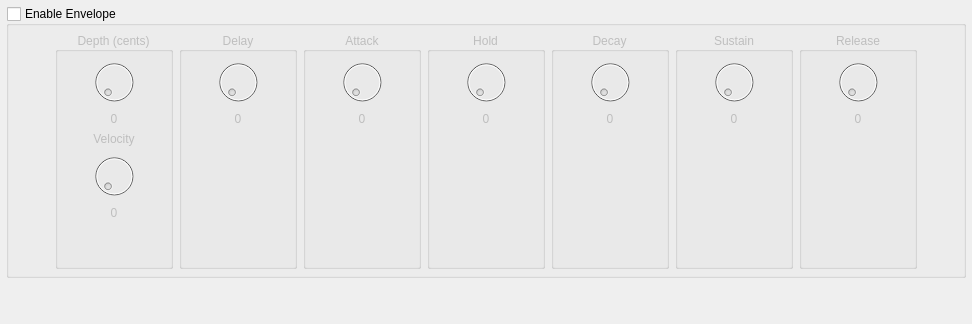
       <widget class="QWidget" name="tabPitchEnv">
        <attribute name="title">
         <string>Pitch Env</string>
        </attribute>
        <layout class="QVBoxLayout" name="layPitchEnv">
         <property name="sizeConstraint">
          <enum>QLayout::SetNoConstraint</enum>
         </property>
         <property name="leftMargin">
          <number>6</number>
         </property>
         <property name="topMargin">
          <number>6</number>
         </property>
         <property name="rightMargin">
          <number>6</number>
         </property>
         <property name="bottomMargin">
          <number>6</number>
         </property>
         <item>
          <widget class="QGroupBox" name="gbxPitchEnv">
           <property name="title">
            <string>Enable Envelope</string>
           </property>
           <property name="checkable">
            <bool>true</bool>
           </property>
           <property name="checked">
            <bool>false</bool>
           </property>
           <layout class="QGridLayout" name="layGbxPitchEnv">
            <property name="sizeConstraint">
             <enum>QLayout::SetNoConstraint</enum>
            </property>
            <property name="leftMargin">
             <number>6</number>
            </property>
            <property name="topMargin">
             <number>6</number>
            </property>
            <property name="rightMargin">
             <number>6</number>
            </property>
            <property name="bottomMargin">
             <number>6</number>
            </property>
            <item row="0" column="2">
             <widget class="QGroupBox" name="gbxPitchEnvDelay">
              <property name="title">
               <string>Delay</string>
              </property>
              <property name="alignment">
               <set>Qt::AlignCenter</set>
              </property>
              <layout class="QVBoxLayout" name="layPitchEnvDelay" stretch="0,0,1">
               <property name="sizeConstraint">
                <enum>QLayout::SetNoConstraint</enum>
               </property>
               <property name="leftMargin">
                <number>6</number>
               </property>
               <property name="topMargin">
                <number>6</number>
               </property>
               <property name="rightMargin">
                <number>6</number>
               </property>
               <property name="bottomMargin">
                <number>6</number>
               </property>
               <item>
                <widget class="QDial" name="knbPitchEnvDelay">
                 <property name="sizePolicy">
                  <sizepolicy hsizetype="Preferred" vsizetype="Fixed">
                   <horstretch>0</horstretch>
                   <verstretch>0</verstretch>
                  </sizepolicy>
                 </property>
                 <property name="minimumSize">
                  <size>
                   <width>0</width>
                   <height>48</height>
                  </size>
                 </property>
                 <property name="maximumSize">
                  <size>
                   <width>16777215</width>
                   <height>48</height>
                  </size>
                 </property>
                </widget>
               </item>
               <item>
                <widget class="QLabel" name="lblPitchEnvDelayVal">
                 <property name="sizePolicy">
                  <sizepolicy hsizetype="Preferred" vsizetype="Fixed">
                   <horstretch>0</horstretch>
                   <verstretch>0</verstretch>
                  </sizepolicy>
                 </property>
                 <property name="text">
                  <string>0</string>
                 </property>
                 <property name="alignment">
                  <set>Qt::AlignCenter</set>
                 </property>
                </widget>
               </item>
               <item>
                <spacer name="vspPitchEnvDelay">
                 <property name="orientation">
                  <enum>Qt::Vertical</enum>
                 </property>
                 <property name="sizeHint" stdset="0">
                  <size>
                   <width>20</width>
                   <height>40</height>
                  </size>
                 </property>
                </spacer>
               </item>
              </layout>
             </widget>
            </item>
            <item row="0" column="3">
             <widget class="QGroupBox" name="gbxPitchEnvAttack">
              <property name="title">
               <string>Attack</string>
              </property>
              <property name="alignment">
               <set>Qt::AlignCenter</set>
              </property>
              <layout class="QVBoxLayout" name="layPitchEnvAttack" stretch="0,0,1">
               <property name="sizeConstraint">
                <enum>QLayout::SetNoConstraint</enum>
               </property>
               <property name="leftMargin">
                <number>6</number>
               </property>
               <property name="topMargin">
                <number>6</number>
               </property>
               <property name="rightMargin">
                <number>6</number>
               </property>
               <property name="bottomMargin">
                <number>6</number>
               </property>
               <item>
                <widget class="QDial" name="knbPitchEnvAttack">
                 <property name="minimumSize">
                  <size>
                   <width>0</width>
                   <height>48</height>
                  </size>
                 </property>
                 <property name="maximumSize">
                  <size>
                   <width>16777215</width>
                   <height>48</height>
                  </size>
                 </property>
                </widget>
               </item>
               <item>
                <widget class="QLabel" name="lblPitchEnvAttackVal">
                 <property name="text">
                  <string>0</string>
                 </property>
                 <property name="alignment">
                  <set>Qt::AlignCenter</set>
                 </property>
                </widget>
               </item>
               <item>
                <spacer name="vspPitchEnvAttack">
                 <property name="orientation">
                  <enum>Qt::Vertical</enum>
                 </property>
                 <property name="sizeHint" stdset="0">
                  <size>
                   <width>20</width>
                   <height>40</height>
                  </size>
                 </property>
                </spacer>
               </item>
              </layout>
             </widget>
            </item>
            <item row="0" column="7">
             <widget class="QGroupBox" name="gbxPitchEnvRelease">
              <property name="title">
               <string>Release</string>
              </property>
              <property name="alignment">
               <set>Qt::AlignCenter</set>
              </property>
              <layout class="QVBoxLayout" name="layPitchEnvRelease" stretch="0,0,1">
               <property name="sizeConstraint">
                <enum>QLayout::SetNoConstraint</enum>
               </property>
               <property name="leftMargin">
                <number>6</number>
               </property>
               <property name="topMargin">
                <number>6</number>
               </property>
               <property name="rightMargin">
                <number>6</number>
               </property>
               <property name="bottomMargin">
                <number>6</number>
               </property>
               <item>
                <widget class="QDial" name="knbPitchEnvRelease">
                 <property name="minimumSize">
                  <size>
                   <width>0</width>
                   <height>48</height>
                  </size>
                 </property>
                 <property name="maximumSize">
                  <size>
                   <width>16777215</width>
                   <height>48</height>
                  </size>
                 </property>
                </widget>
               </item>
               <item>
                <widget class="QLabel" name="lblPitchEnvReleaseVal">
                 <property name="text">
                  <string>0</string>
                 </property>
                 <property name="alignment">
                  <set>Qt::AlignCenter</set>
                 </property>
                </widget>
               </item>
               <item>
                <spacer name="vspPitchEnvRelease">
                 <property name="orientation">
                  <enum>Qt::Vertical</enum>
                 </property>
                 <property name="sizeHint" stdset="0">
                  <size>
                   <width>20</width>
                   <height>40</height>
                  </size>
                 </property>
                </spacer>
               </item>
              </layout>
             </widget>
            </item>
            <item row="0" column="5">
             <widget class="QGroupBox" name="gbxPitchEnvDecay">
              <property name="title">
               <string>Decay</string>
              </property>
              <property name="alignment">
               <set>Qt::AlignCenter</set>
              </property>
              <layout class="QVBoxLayout" name="layPitchEnvDecay" stretch="0,0,1">
               <property name="sizeConstraint">
                <enum>QLayout::SetNoConstraint</enum>
               </property>
               <property name="leftMargin">
                <number>6</number>
               </property>
               <property name="topMargin">
                <number>6</number>
               </property>
               <property name="rightMargin">
                <number>6</number>
               </property>
               <property name="bottomMargin">
                <number>6</number>
               </property>
               <item>
                <widget class="QDial" name="knbPitchEnvDecay">
                 <property name="minimumSize">
                  <size>
                   <width>0</width>
                   <height>48</height>
                  </size>
                 </property>
                 <property name="maximumSize">
                  <size>
                   <width>16777215</width>
                   <height>48</height>
                  </size>
                 </property>
                </widget>
               </item>
               <item>
                <widget class="QLabel" name="lblPitchEnvDecayVal">
                 <property name="text">
                  <string>0</string>
                 </property>
                 <property name="alignment">
                  <set>Qt::AlignCenter</set>
                 </property>
                </widget>
               </item>
               <item>
                <spacer name="vspPitchEnvDecay">
                 <property name="orientation">
                  <enum>Qt::Vertical</enum>
                 </property>
                 <property name="sizeHint" stdset="0">
                  <size>
                   <width>20</width>
                   <height>40</height>
                  </size>
                 </property>
                </spacer>
               </item>
              </layout>
             </widget>
            </item>
            <item row="0" column="6">
             <widget class="QGroupBox" name="gbxPitchEnvSustain">
              <property name="title">
               <string>Sustain</string>
              </property>
              <property name="alignment">
               <set>Qt::AlignCenter</set>
              </property>
              <layout class="QVBoxLayout" name="layPitchEnvSustain" stretch="0,0,1">
               <property name="sizeConstraint">
                <enum>QLayout::SetNoConstraint</enum>
               </property>
               <property name="leftMargin">
                <number>6</number>
               </property>
               <property name="topMargin">
                <number>6</number>
               </property>
               <property name="rightMargin">
                <number>6</number>
               </property>
               <property name="bottomMargin">
                <number>6</number>
               </property>
               <item>
                <widget class="QDial" name="knbPitchEnvSustain">
                 <property name="minimumSize">
                  <size>
                   <width>0</width>
                   <height>48</height>
                  </size>
                 </property>
                 <property name="maximumSize">
                  <size>
                   <width>16777215</width>
                   <height>48</height>
                  </size>
                 </property>
                </widget>
               </item>
               <item>
                <widget class="QLabel" name="lblPitchEnvSustain">
                 <property name="text">
                  <string>0</string>
                 </property>
                 <property name="alignment">
                  <set>Qt::AlignCenter</set>
                 </property>
                </widget>
               </item>
               <item>
                <spacer name="vspPitchEnvSustain">
                 <property name="orientation">
                  <enum>Qt::Vertical</enum>
                 </property>
                 <property name="sizeHint" stdset="0">
                  <size>
                   <width>20</width>
                   <height>40</height>
                  </size>
                 </property>
                </spacer>
               </item>
              </layout>
             </widget>
            </item>
            <item row="0" column="4">
             <widget class="QGroupBox" name="gbxPitchEnvHold">
              <property name="title">
               <string>Hold</string>
              </property>
              <property name="alignment">
               <set>Qt::AlignCenter</set>
              </property>
              <layout class="QVBoxLayout" name="layPitchEnvHold" stretch="0,0,1">
               <property name="sizeConstraint">
                <enum>QLayout::SetNoConstraint</enum>
               </property>
               <property name="leftMargin">
                <number>6</number>
               </property>
               <property name="topMargin">
                <number>6</number>
               </property>
               <property name="rightMargin">
                <number>6</number>
               </property>
               <property name="bottomMargin">
                <number>6</number>
               </property>
               <item>
                <widget class="QDial" name="knbPitchEnvHold">
                 <property name="minimumSize">
                  <size>
                   <width>0</width>
                   <height>48</height>
                  </size>
                 </property>
                 <property name="maximumSize">
                  <size>
                   <width>16777215</width>
                   <height>48</height>
                  </size>
                 </property>
                </widget>
               </item>
               <item>
                <widget class="QLabel" name="lblPitchEnvHoldVal">
                 <property name="text">
                  <string>0</string>
                 </property>
                 <property name="alignment">
                  <set>Qt::AlignCenter</set>
                 </property>
                </widget>
               </item>
               <item>
                <spacer name="vspPitchEnvHold">
                 <property name="orientation">
                  <enum>Qt::Vertical</enum>
                 </property>
                 <property name="sizeHint" stdset="0">
                  <size>
                   <width>20</width>
                   <height>40</height>
                  </size>
                 </property>
                </spacer>
               </item>
              </layout>
             </widget>
            </item>
            <item row="0" column="0">
             <spacer name="hspPitchEnvL">
              <property name="orientation">
               <enum>Qt::Horizontal</enum>
              </property>
              <property name="sizeHint" stdset="0">
               <size>
                <width>40</width>
                <height>20</height>
               </size>
              </property>
             </spacer>
            </item>
            <item row="0" column="9">
             <spacer name="hspPitchEnvR">
              <property name="orientation">
               <enum>Qt::Horizontal</enum>
              </property>
              <property name="sizeHint" stdset="0">
               <size>
                <width>40</width>
                <height>20</height>
               </size>
              </property>
             </spacer>
            </item>
            <item row="0" column="1">
             <widget class="QGroupBox" name="gbxPitchEnvDepth">
              <property name="title">
               <string>Depth (cents)</string>
              </property>
              <property name="alignment">
               <set>Qt::AlignCenter</set>
              </property>
              <layout class="QVBoxLayout" name="layPitchEnvDepth">
               <property name="sizeConstraint">
                <enum>QLayout::SetNoConstraint</enum>
               </property>
               <property name="leftMargin">
                <number>6</number>
               </property>
               <property name="topMargin">
                <number>6</number>
               </property>
               <property name="rightMargin">
                <number>6</number>
               </property>
               <property name="bottomMargin">
                <number>6</number>
               </property>
               <item>
                <widget class="QDial" name="knbPitchEnvDepth">
                 <property name="minimumSize">
                  <size>
                   <width>0</width>
                   <height>48</height>
                  </size>
                 </property>
                 <property name="maximumSize">
                  <size>
                   <width>16777215</width>
                   <height>48</height>
                  </size>
                 </property>
                </widget>
               </item>
               <item>
                <widget class="QLabel" name="lblPitchEnvDepthVal">
                 <property name="text">
                  <string>0</string>
                 </property>
                 <property name="alignment">
                  <set>Qt::AlignCenter</set>
                 </property>
                </widget>
               </item>
               <item>
                <widget class="QLabel" name="lblPitchEnvDepthVel">
                 <property name="text">
                  <string>Velocity</string>
                 </property>
                 <property name="alignment">
                  <set>Qt::AlignCenter</set>
                 </property>
                </widget>
               </item>
               <item>
                <widget class="QDial" name="knbPitchEnvDepthVel">
                 <property name="minimumSize">
                  <size>
                   <width>0</width>
                   <height>48</height>
                  </size>
                 </property>
                 <property name="maximumSize">
                  <size>
                   <width>16777215</width>
                   <height>48</height>
                  </size>
                 </property>
                </widget>
               </item>
               <item>
                <widget class="QLabel" name="lblPitchEnvDepthVelVal">
                 <property name="text">
                  <string>0</string>
                 </property>
                 <property name="alignment">
                  <set>Qt::AlignCenter</set>
                 </property>
                </widget>
               </item>
               <item>
                <spacer name="vspPitchEnvDepth">
                 <property name="orientation">
                  <enum>Qt::Vertical</enum>
                 </property>
                 <property name="sizeHint" stdset="0">
                  <size>
                   <width>20</width>
                   <height>40</height>
                  </size>
                 </property>
                </spacer>
               </item>
              </layout>
             </widget>
            </item>
           </layout>
          </widget>
         </item>
         <item>
          <spacer name="vspPitchEnv">
           <property name="orientation">
            <enum>Qt::Vertical</enum>
           </property>
           <property name="sizeHint" stdset="0">
            <size>
             <width>20</width>
             <height>40</height>
            </size>
           </property>
          </spacer>
         </item>
        </layout>
       </widget>
